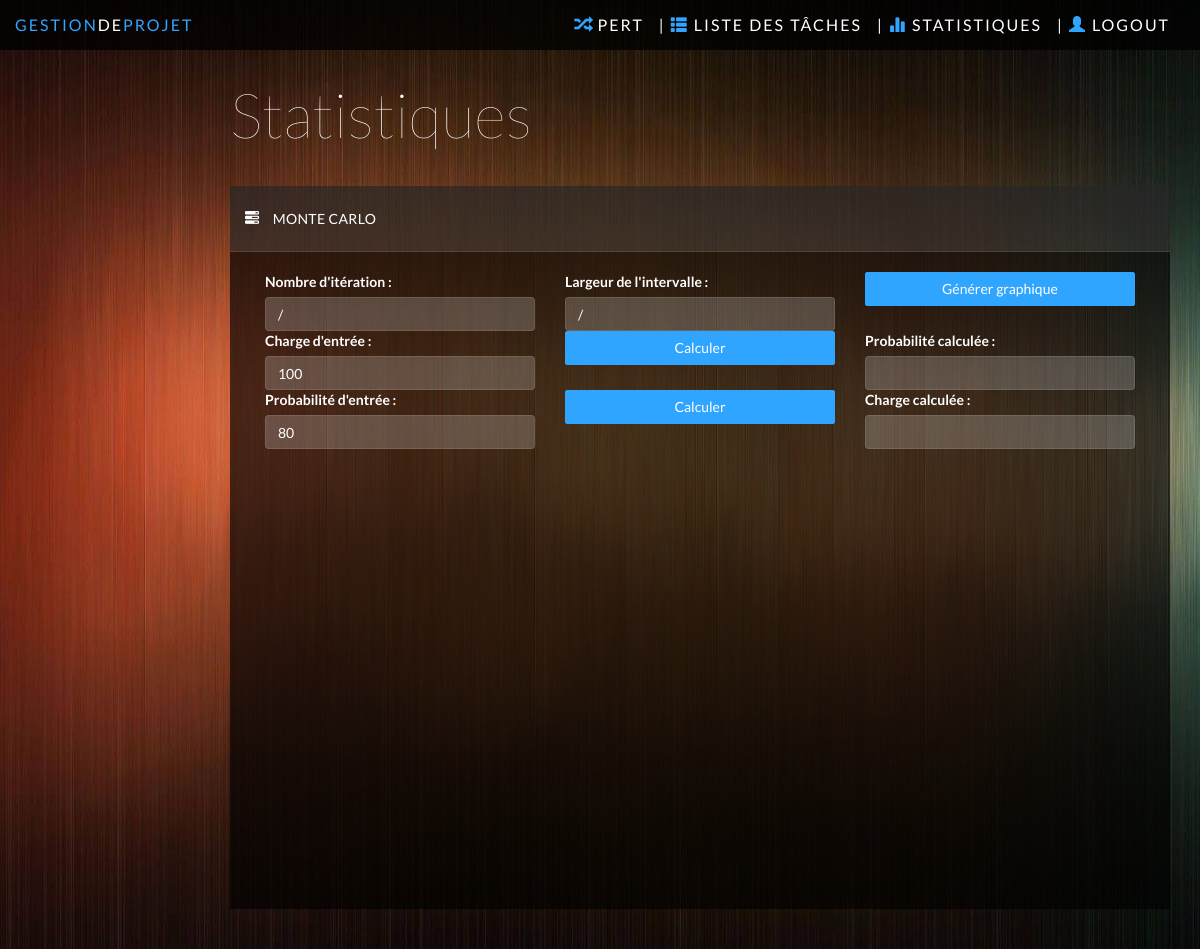
/stats.php, run on an earlier commit of the app's database.
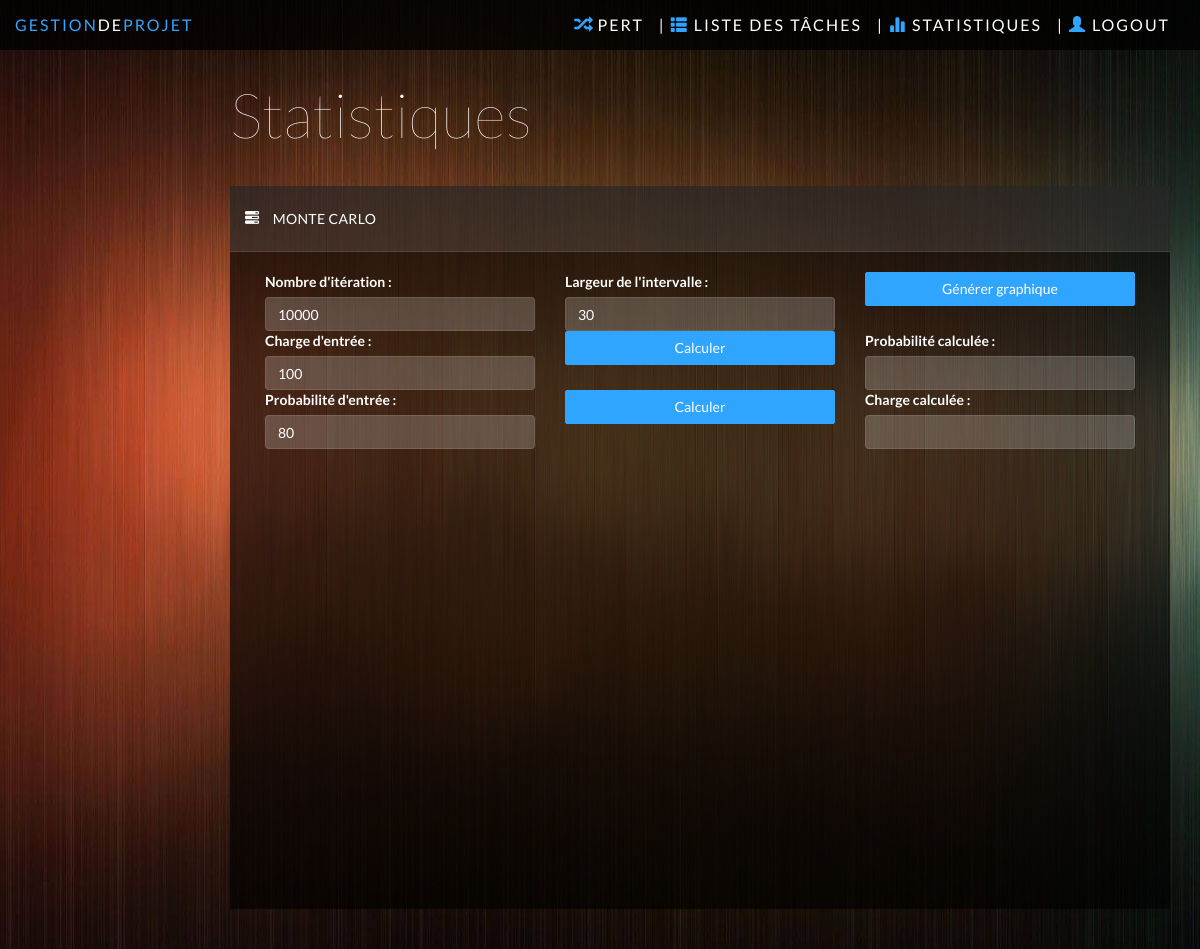
And on a later commit of the database.
### tables this page shows
CREATE TABLE IF NOT EXISTS `simulateur` (
  `idProjet` int(10) NOT NULL,
  `typeSimulateur` varchar(50) NOT NULL,
  `nbEchantillons` int(10) NOT NULL,
  `largeurIntervalle` int(10) NOT NULL,
  `probabilite` int(10) NULL,
  `charge` int(10) NULL,
  PRIMARY KEY (`idProjet`, `typeSimulateur`)
);

### models/cnx.php (called while the page is built)
<?php
function getBdd() {
	try
	{
		$bdd = new PDO('mysql:host=localhost;dbname=m1bd;charset=utf8', 'root', '');
	}
	catch(Exception $e)
	{
	        die('Erreur : '.$e->getMessage());
	}
  return $bdd;
}
?>

### models/Project.php (called while the page is built, shortened)
<?php
require("Task.php");
class Project
{
	var $listeSimulateurs;
	var $bdd;
	private static $_instance = null;
	function __construct($id, $nom, $tacheDebut, $tacheFin)
	{
		$this->listeSimulateurs = array();
		$this->bdd = getBdd();
		$this->loadListeTaches();
		$this->loadListeSimulateurs();
	}
	function loadListeTaches()
	{
		$reponse = $this->bdd->query('SELECT * FROM tache');
		while ($donnees = $reponse->fetch())
		{
			$tache = new Task($donnees['id'], $donnees['nom'], $donnees['precedent1'], $donnees['precedent2'], $donnees['suivant1'], $donnees['suivant2'], $this);
			$tache->loadLoi();
		}
	}
	function loadListeSimulateurs()
	{
		$reponse = $this->bdd->query('SELECT * FROM simulateur');
		while ($donnees = $reponse->fetch())
		{
			if($donnees['typeSimulateur'] == SimulateurEnum::ChargeGlobale) {
				$simulateur = new SimulationChargeGlobale($donnees['typeSimulateur'], $donnees['nbEchantillons'], $donnees['largeurIntervalle'], $this);
				$simulateur->probabilite = $donnees['probabilite'];
				$simulateur->charge = $donnees['charge'];
				array_push($this->listeSimulateurs, $simulateur);
			}
		}
	}
	public static function getInstance() {
		if(is_null(self::$_instance)) {
			self::$_instance = new Project(1, 'Gna', null, null);
		}
		return self::$_instance;
	}
}
?>

### models/Task.php (called while the page is built, shortened)
<?php
require("cnx.php");
class Task
{
	var $bdd;
	function __construct($id, $nom, $precedent1, $precedent2, $suivant1, $suivant2, $projet)
	{
		$this->bdd = getBdd();
	}
	public function loadLoi()
	{
		$reponse = $this->bdd->query('SELECT l.* FROM tache t, loi l where t.id = l.idTache');
		$loi = $reponse->fetch();
		if($loi['nom'] == LoiEnum::Beta) {
			$reponse = $this->bdd->query('SELECT b.* FROM loi l, loiBeta b where l.id = b.id');
			$beta = $reponse->fetch();
		} else if($loi['nom'] == LoiEnum::Triangulaire) {
			$reponse = $this->bdd->query('SELECT t.* FROM loi l, loiTriangulaire t where l.id = t.id');
			$triangulaire = $reponse->fetch();
			$this->loi = new LoiTriangulaire($loi['valeurMin'], $loi['valeurMax'], $triangulaire['c']);
		} else if($loi['nom'] == LoiEnum::Normale) {
			$reponse = $this->bdd->query('SELECT n.* FROM loi l, loiNormale n where l.id = n.id');
			$normale = $reponse->fetch();
			$this->loi = new LoiNormaleTronquee($loi['valeurMin'], $loi['valeurMax'], $normale['mu'], $normale['sigma']);
		} else if($loi['nom'] == LoiEnum::Uniforme) {
			$this->loi = new LoiRand($loi['valeurMin'], $loi['valeurMax']);
		} else if($loi['nom'] == LoiEnum::SansLoi) {
			$this->loi = new SansLoi($loi['valeurMax']);
		}
	}
}
?>

### models/SimulationMC.php (called while the page is built, shortened)
<?php
class SimulationMC
{
	function __construct($typeSimulateur, $nbEchantillons, $largeurIntervalle, $projet)
	{
		$this->nbEchantillons = $nbEchantillons;
		$this->largeurIntervalle = $largeurIntervalle;
	}
}
?>

### stats.php (the view, shortened to what this page needs)
<?php
require("models/Project.php");
$project = Project::getInstance();
?>
<html>
	<head>
		<link href="css/themecharts.css" rel="stylesheet">
		<link href="css/bootstrap.min.css" rel="stylesheet">
		<link href="css/datepicker3.css" rel="stylesheet">
		<link href="css/styles.css" rel="stylesheet">
		<link href="css/joint.css" rel="stylesheet">
	</head>
	<body>
		<?php
			require 'navbar.php';
		?>
		<div class="col-sm-9 col-sm-offset-3 col-lg-10 col-lg-offset-2 main">
		  <div class="row">
		    <div class="col-lg-12">
		      <h1 class="page-header">Statistiques</h1>
		    </div>
		  </div>
		  <div class="row">
		    <div class="col-lg-12">
		      <div class="panel panel-default">
		        <div class="panel-heading"><span class="glyphicon glyphicon-tasks"></span> Monte Carlo</div>
		        <div class="panel-body">
							<div class="row">
		            <div class="col-md-4">
									<label for="iteration">Nombre d'itération :</label>
									<input class="form-control" id="iteration" type="text" name="iteration" value=<?php echo $project->listeSimulateurs[0]->nbEchantillons;?> />
								</div>
		            <div class="col-md-4">
									<label for="intervalle">Largeur de l'intervalle :</label>
									<input class="form-control" id="intervalle" type="text" name="intervalle" value=<?php echo $project->listeSimulateurs[0]->largeurIntervalle;?> />
								</div>
		            <div class="col-md-4">
										<button class="btn btn-primary btn-block" type="submit" onclick="calculate(typeSimulateur.value, iteration.value, intervalle.value)">
											Générer graphique
										</button>
		            </div>
		        	</div>
							<div class="row">
								<div class="col-md-4">
									<label for="chargeGivenCharge">Charge d'entrée :</label>
									<input class="form-control" id="chargeGivenCharge" type="text" name="chargeGivenCharge" value=100 />
								</div>
		            <div class="col-md-4">
										<button class="btn btn-primary btn-block" type="submit" onclick="estimateProbabilityGivenCharge(typeSimulateur.value, iteration.value, intervalle.value, chargeGivenCharge.value)">
											Calculer
										</button>
		            </div>
								<div class="col-md-4">
									<label for="probabiliteGivenCharge">Probabilité calculée :</label>
									<output class="form-control" id="probabiliteGivenCharge" type="text" name="probabiliteGivenCharge" />
								</div>
		        	</div>
							<div class="row">
								<div class="col-md-4">
									<label for="probabiliteGivenProbability">Probabilité d'entrée :</label>
									<input class="form-control" id="probabiliteGivenProbability" type="text" name="probabiliteGivenProbability" value=80 />
								</div>
		            <div class="col-md-4">
									<button class="btn btn-primary btn-block" type="submit" onclick="estimateChargeGivenProbability(typeSimulateur.value, iteration.value, intervalle.value, probabiliteGivenProbability.value)">
										Calculer
									</button>
		            </div>
								<div class="col-md-4">
									<label for="chargeGivenProbability">Charge calculée :</label>
									<output class="form-control" id="chargeGivenProbability" type="text" name="chargeGivenProbability" />
								</div>
		        	</div>
		          <br><br> <div id="container" style="height: 400px; width: 100%;"></div>
					 	</div>
		      </div>
		    </div>
		  </div>
		</div>
	</body>
</html>

### navbar.php (shortened to what this page needs)
<nav class="navbar navbar-inverse navbar-fixed-top" role="navigation">
  <div class="container-fluid">
    <div class="navbar-header">
      <a class="navbar-brand" href="index.php"><span>Gestion</span>De<span>Projet</span></a>
              <ul class="nav navbar-top-links navbar-right">
                      <a href="login.php" class="navbar-brand">| <span class="glyphicon glyphicon-user"></span> Logout</a>
      </ul>
              <ul class="nav navbar-top-links navbar-right">
                      <a href="stats.php" class="navbar-brand">| <span class="glyphicon glyphicon-stats"></span> Statistiques</a>
              </ul>
              <ul class="nav navbar-top-links navbar-right">
                      <a href="tasklist.php" class="navbar-brand">| <span class="glyphicon glyphicon-th-list"></span> Liste Des Tâches</a>
              </ul>
              <ul class="nav navbar-top-links navbar-right">
                      <a href="index.php" class="navbar-brand"><span class="glyphicon glyphicon-random"></span> Pert</a>
              </ul>
    </div>
  </div>
</nav>

### css/styles.css (style rules this page uses)
body { background-color: #444; background-image: url(../img/bg.jpg); background-size: cover; -webkit-background-size: cover; -moz-background-size: cover; -o-background-size: cover; font-family: 'Lato'; padding-top: 50px; color: #fff; }
.row { margin: 0; }
.panel-body { padding: 20px; }
.main { padding-bottom: 20px; }
a, a:hover, a:focus { color: #fff; }
h1, h2, h3, h4, h5, h6 { color: #fff; }
h1 { font-weight: 100; font-size: 62px; }
.form-control { color: #fff; border: 1px solid rgba(255, 255, 255, .1); box-shadow: none; background: rgba(255, 255, 255, .2); }
.navbar-header .navbar-brand { color: #fff; font-size: 16px; text-transform: uppercase; font-weight: 500; letter-spacing: 2px; }
.navbar-header .navbar-brand span { color: #30a5ff; }
.btn-primary, .btn-primary:hover, .btn-primary:focus, .btn-primary:active, .btn-primary.active, .open > .dropdown-toggle.btn-primary, .btn-primary.disabled, .btn-primary[disabled], fieldset[disabled] .btn-primary, .btn-primary.disabled:hover, .btn-primary[disabled]:hover, fieldset[disabled] .btn-primary:hover, .btn-primary.disabled:focus, .btn-primary[disabled]:focus, fieldset[disabled] .btn-primary:focus, .btn-primary.disabled:active, .btn-primary[disabled]:active, fieldset[disabled] .btn-primary:active, .btn-primary.disabled.active, .btn-primary[disabled].active, fieldset[disabled] .btn-primary.active { background-color: #30a5ff; border-color: #30a5ff; }
.btn { border-radius: 2px; }
.panel { border: 0; background: #333; background: rgba(0, 0, 0, .65); border-radius: 0; margin-top: -1px; }
.panel-heading { font-size: 18px; font-weight: 300; letter-spacing: 0.025em; height: 66px; line-height: 45px; border-radius: 0; }
.panel-default .panel-heading { background: #444; background: rgba(255, 255, 255, .1); border-bottom: 1px solid rgba(255, 255, 255, .1); color: #fff; text-transform: uppercase; font-size: 14px; font-weight: 500; }
.navbar { border: 0; background: rgba(0, 0, 0, .75); }
@media (min-width: 768px) { .navbar-header { width: 100%; } }
h1.page-header { margin-top: 30px; margin-bottom: 30px; border-bottom: 0; color: #fff; }
.panel-heading .glyphicon { margin-right: 10px; }

What changed in the data, as far as the page shows it:
added simulateur: iteration "10000", intervalle "30"
Also different on the page:
form field iteration: "/" → (not shown)
form field intervalle: "/" → (not shown)
